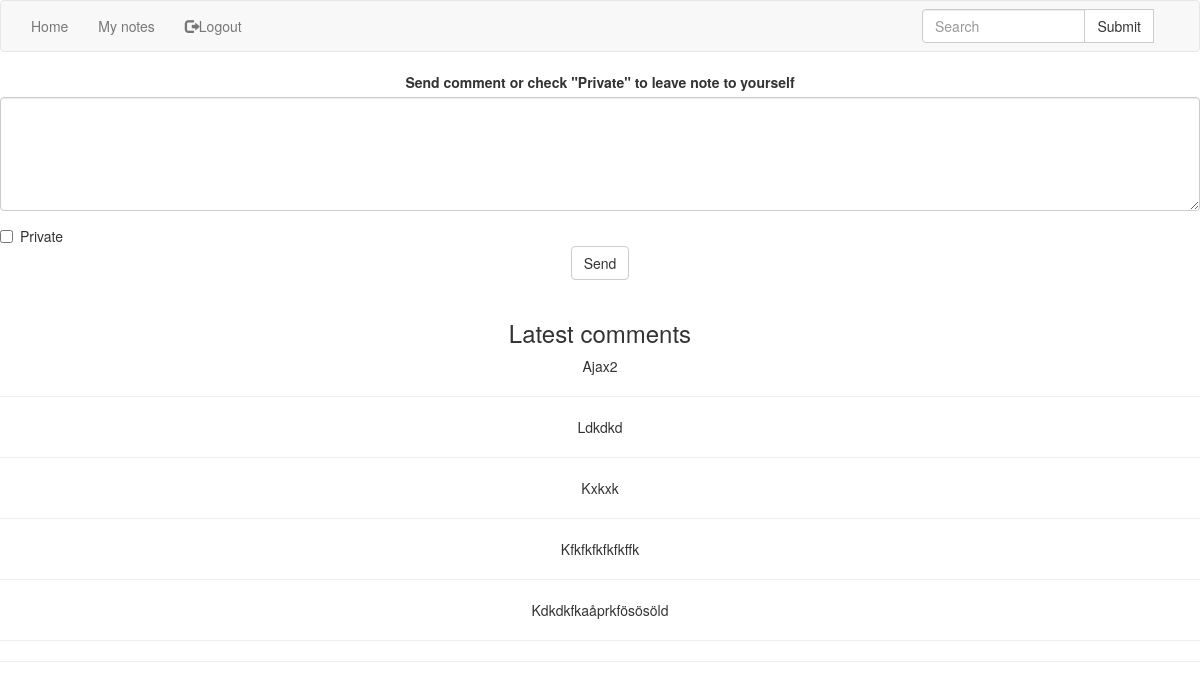
Screenshot of /home (signed in) with the database file from the repository.
### tables this page shows
CREATE TABLE storage (
   userid int,
   private TEXT,
   data TEXT
);

### app.py (the view)
@app.route('/home')
def home():
   if request.form:
       print request.form['amount']
   if session.has_key('username'):
       comments = db.check(comments=True)
       return render_template('home.html', comments=comments[5:])
   else:
       return redirect(url_for('index'))

### templates/home.html (shortened to what this page needs)
<!DOCTYPE html>
<html lang="en">
   <head>
      <link rel="stylesheet" href="https://maxcdn.bootstrapcdn.com/bootstrap/3.3.7/css/bootstrap.min.css">
   </head>
   <body>
      <nav class = "navbar navbar-default" role = "navigation">
         <div class="collapse navbar-collapse navbar-ex1-collapse">
            <ul class = "nav navbar-nav">
               <li><a href="/home">Home</a></li>
               <li><a href="/home/id/{{session.uuid}}">My notes</a></li>
               <li><a href="/logout"><span class="glyphicon glyphicon-log-out"></span>Logout</a></li>
            </ul>
            <div class="col-sm-3 col-md-3 pull-right">
               <form id="searchorm" class="navbar-form" action="/search">
                  <div class="input-group">
                     <input type="text" class="form-control" placeholder="Search" name="term" id="term">
                     <div class="input-group-btn">
                        <input class="btn btn-default" type="submit"></input>
                     </div>
                  </div>
               </form>
            </div>
         </div>
      </nav>
      <form id="home_form" action="/sendata" method="GET" name="send">
         <div style="text-align: center"class="form-group">
            <label for="note">Send comment or check "Private" to leave note to yourself</label>
            <textarea placeholder="" class="form-control" rows="5" id="note" name = "note" required></textarea>
         </div>
         <div class="checkbox">
            <label><input type="checkbox" name="private" value="yes">Private</label
         </div>
         <button type="submit" class="center-block btn btn-default">Send</button>
      </form>
      <br>
      <div id="comments" style='text-align:center;'>
         <h3>Latest comments</h3>
         {% for c in comments %}
          <p >{{c[0] | safe }}</p>
          <hr />
         {% endfor %}
      </div>
   </body>
</html>

### rows the page displays
storage: data "Ajax2"
storage: data "Ldkdkd"
storage: data "Kxkxk"
storage: data "Kfkfkfkfkfkffk"
storage: data "Kdkdkfkaåprkfösösöld"
